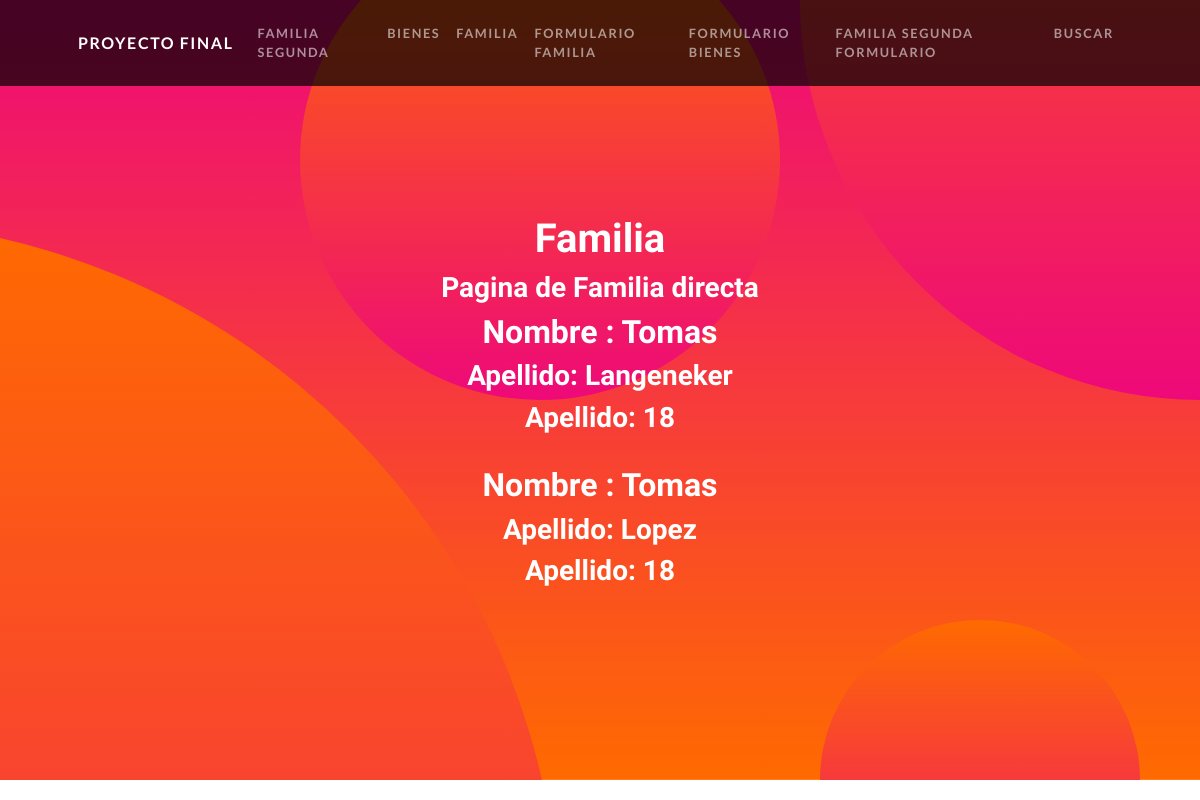
The page /EntregableApp/familia/ on the database as committed earlier.
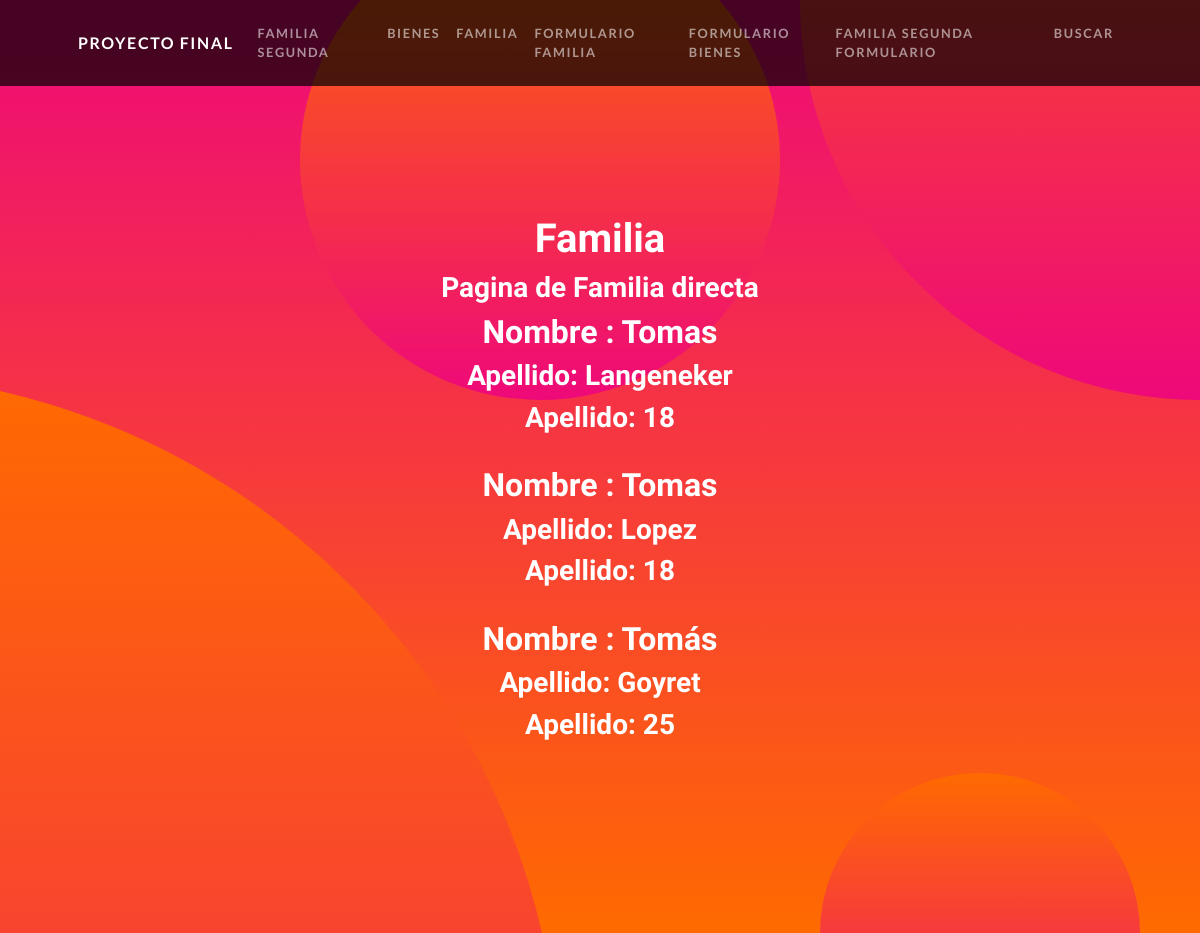
The same page on the database as committed later.
### EntregableApp/models.py (models this page shows, shortened)
class Familiares(models.Model):
    nombre = models.CharField(max_length=50, default = None)
    rol = models.CharField(max_length=50, default = None)
    apellido = models.CharField(max_length=50, default = None)
    fechaDeNacimiento = models.DateField(default = None)
    edad = models.IntegerField(default = None)

### EntregableApp/views.py (the view)
# urls.py: path("familia/", views.familia, name="familia"),
def familia(request):
    familiares = Familiares.objects.all()
    contexto = {'familiares' : familiares}
    plantilla = loader.get_template('EntregableApp/familia.html')
    documento = plantilla.render(contexto)
    return HttpResponse(documento)

### EntregableApp/template/EntregableApp/familia.html (shortened to what this page needs)
{% extends "EntregableApp/padre.html" %}
{% load static%}
{% block section_name %}
<h1>Familia</h1>
<h3>Pagina de Familia directa</h3>
<div>
    {% for persona in familiares %}
    <div>
        <h2>Nombre : {{persona.nombre}}</h2>
        <h3>Apellido: {{persona.apellido}} </h3>
        <h3>Apellido: {{persona.edad}} </h3>
    </div>
    <br>
    {% endfor %}
</div>
{% endblock %}

Rows that differ between the two databases and show on the page:
added Familiares: nombre "Tomás", apellido "Goyret", edad "25"
